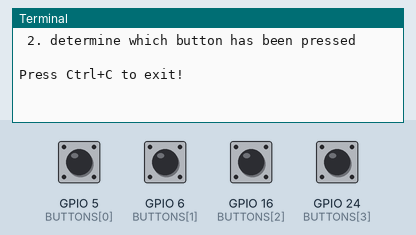
This program was run on a simulated Raspberry Pi (BCM pin numbers). Shown: the last lines printed to the terminal. Inputs (shaded band) come from the test bench; at power-on: GPIO 5 (BUTTONS[0]), GPIO 6 (BUTTONS[1]), GPIO 16 (BUTTONS[2]), GPIO 24 (BUTTONS[3]) HIGH.

Above: at 1.2 s.
1.3 s: GPIO 5 (BUTTONS[0]) pulled LOW for 0.15 s
At 2.1 s:
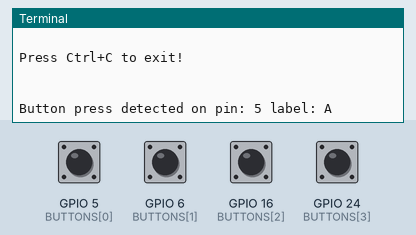
2.9 s: GPIO 6 (BUTTONS[1]) pulled LOW for 0.15 s
At 3.3 s:
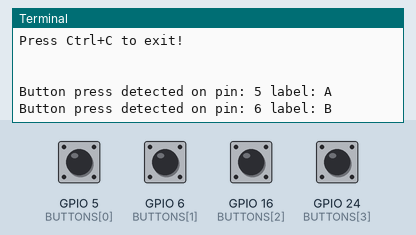
4.5 s: GPIO 16 (BUTTONS[2]) pulled LOW for 0.15 s
At 5.7 s:
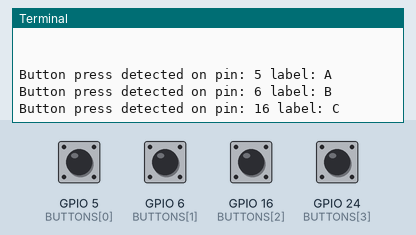
6.1 s: GPIO 24 (BUTTONS[3]) pulled LOW for 0.15 s
At 7.0 s:
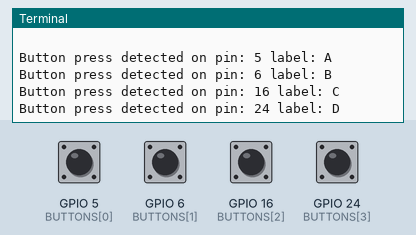

The program:

buttons.py
```python
import signal
import RPi.GPIO as GPIO

print("""buttons.py - Detect which button has been pressed

This example should demonstrate how to:
 1. set up RPi.GPIO to read buttons,
 2. determine which button has been pressed

Press Ctrl+C to exit!

""")

# Gpio pins for each button (from top to bottom)
BUTTONS = [5, 6, 16, 24]

# These correspond to buttons A, B, C and D respectively
LABELS = ['A', 'B', 'C', 'D']

# Set up RPi.GPIO with the "BCM" numbering scheme
GPIO.setmode(GPIO.BCM)

# Buttons connect to ground when pressed, so we should set them up
# with a "PULL UP", which weakly pulls the input signal to 3.3V.
GPIO.setup(BUTTONS, GPIO.IN, pull_up_down=GPIO.PUD_UP)


# "handle_button" will be called every time a button is pressed
# It receives one argument: the associated input pin.
def handle_button(pin):
    label = LABELS[BUTTONS.index(pin)]
    print("Button press detected on pin: {} label: {}".format(pin, label))


# Loop through out buttons and attach the "handle_button" function to each
# We're watching the "FALLING" edge (transition from 3.3V to Ground) and
# picking a generous bouncetime of 250ms to smooth out button presses.
for pin in BUTTONS:
    GPIO.add_event_detect(pin, GPIO.FALLING, handle_button, bouncetime=250)

# Finally, since button handlers don't require a "while True" loop,
# we pause the script to prevent it exiting immediately.
signal.pause()
```

Measured:
- after the input at 1.3 s, the terminal: prints a new line at once (image 1)
- after the input at 2.9 s, the terminal: prints a new line at once (image 2)
- after the input at 4.5 s, the terminal: prints a new line at once (image 3)
- after the input at 6.1 s, the terminal: prints a new line at once (image 4)
